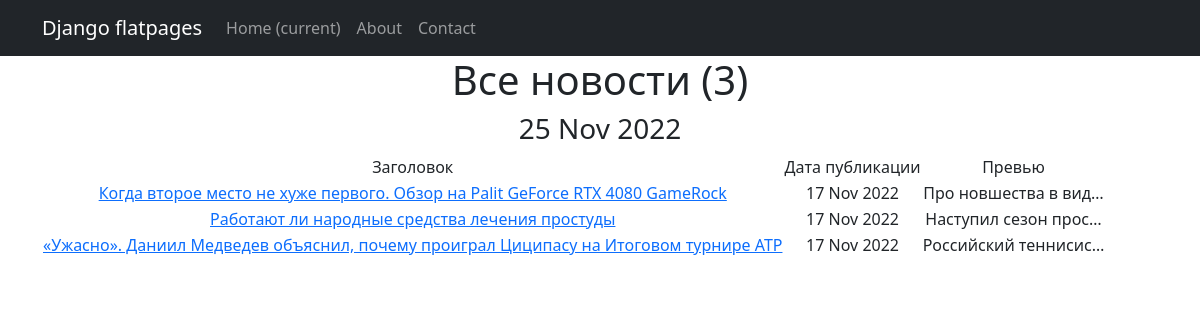
The page /news/ on the database as committed earlier.
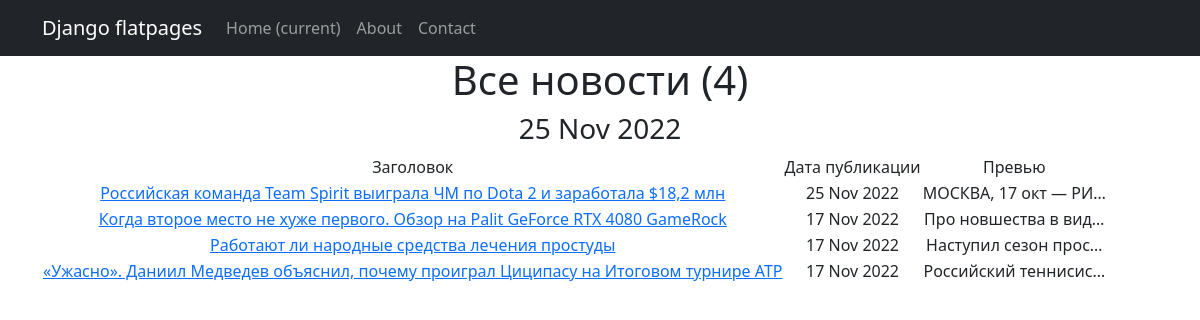
The same page on the database as committed later.
### news_app/models.py (models this page shows, shortened)
class Post(models.Model):
    date_time_in = models.DateTimeField(auto_now_add=True)
    is_news = models.BooleanField(default=True)  # True - новость, False - статья
    title = models.CharField(max_length=255)
    text = models.TextField()
    rating = models.IntegerField(default=0)
    author = models.ForeignKey('Author', on_delete=models.CASCADE)
    category = models.ManyToManyField('Category', through='PostCategory')

### news_app/views.py (the view)
# urls.py: path('', PostList.as_view()),
class PostList(ListView):
    model = Post
    ordering = '-date_time_in'
    template_name = 'news_list.html'
    context_object_name = 'news_list'

### news_app/templatetags/custom_tags.py (called while the page is built)
@register.simple_tag()
def current_time(format_string='%b %d %Y'):
   return datetime.utcnow().strftime(format_string)

### templates/news_list.html (shortened to what this page needs)
{% extends 'flatpages/default.html' %}
{% load custom_filters %}
{% load custom_tags %}
{% block content %}
   <h1>Все новости ({{ news_list | length }})</h1>
    <h3>{% current_time '%d %b %Y' %}</h3>
   {% if news_list %}
       <table>
           <tr>
               <td>Заголовок</td>
               <td>Дата публикации</td>
               <td>Превью</td>
           </tr>
           {% for news in news_list %}
           <tr>
               <td><a href="{{ news.id }}">{{ news.title }}</a></td>
               <td>{{ news.date_time_in | date:'d M Y' }}</td>
               <td>{{ news.text | truncatechars:20 }}</td>
           </tr>
           {% endfor %}
       </table>
   {% else %}
       <h2>Новостей нет!</h2>
   {% endif %}
{% endblock content %}

### templates/flatpages/default.html (shortened to what this page needs)
<!DOCTYPE html>
<html lang="en">
    <head>
        {% load static %}
        <link href="{% static 'css/styles.css' %}" rel="stylesheet" />
    </head>
    <body>
        <nav class="navbar navbar-expand-lg navbar-dark bg-dark static-top">
           <div class="container">
               <a class="navbar-brand" href="#">Django flatpages</a>
               <div class="collapse navbar-collapse" id="navbarResponsive">
                   <ul class="navbar-nav ml-auto">
                       <li class="nav-item active">
                           <a class="nav-link" href="#">Home
                               <span class="sr-only">(current)</span>
                           </a>
                       </li>
                       <li class="nav-item">
                           <a class="nav-link" href="/about/">About</a>
                       </li>
                       <li class="nav-item">
                           <a class="nav-link" href="/contacts/">Contact</a>
                       </li>
                   </ul>
               </div>
           </div>
        </nav>
        <div class="container">
           <div class="row">
               <div class="col-lg-12 text-center">
                   {% block content %}{% endblock content %}
               </div>
           </div>
        </div>
    </body>
</html>

Rows that differ between the two databases and show on the page:
added Post: title "Российская команда Team Spirit выиграла ЧМ по Dota 2 и заработала $18,2 млн", date_time_in "25 Nov 2022", text "МОСКВА, 17 окт — РИ…"
Other text that changed with them:
{{ news_list | length }}: "3" → "4"
